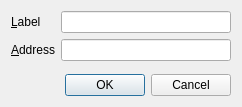
<?xml version="1.0" encoding="UTF-8"?>
<ui version="4.0">
 <class>EditAddressDialog</class>
 <widget class="QDialog" name="EditAddressDialog">
  <property name="geometry">
   <rect>
    <x>0</x>
    <y>0</y>
    <width>242</width>
    <height>107</height>
   </rect>
  </property>
  <property name="windowTitle">
   <string>Edit Address</string>
  </property>
  <layout class="QVBoxLayout" name="verticalLayout">
   <item>
    <layout class="QFormLayout" name="formLayout">
     <property name="fieldGrowthPolicy">
      <enum>QFormLayout::AllNonFixedFieldsGrow</enum>
     </property>
     <item row="0" column="0">
      <widget class="QLabel" name="label">
       <property name="text">
        <string>&amp;Label</string>
       </property>
       <property name="buddy">
        <cstring>labelEdit</cstring>
       </property>
      </widget>
     </item>
     <item row="0" column="1">
      <widget class="QLineEdit" name="labelEdit">
       <property name="toolTip">
        <string>The label associated with this address list entry</string>
       </property>
      </widget>
     </item>
     <item row="1" column="0">
      <widget class="QLabel" name="label_2">
       <property name="text">
        <string>&amp;Address</string>
       </property>
       <property name="buddy">
        <cstring>addressEdit</cstring>
       </property>
      </widget>
     </item>
     <item row="1" column="1">
      <widget class="QValidatedLineEdit" name="addressEdit">
       <property name="toolTip">
        <string>The address associated with this address list entry. This can only be modified for sending addresses.</string>
       </property>
      </widget>
     </item>
    </layout>
   </item>
   <item>
    <widget class="QDialogButtonBox" name="buttonBox">
     <property name="orientation">
      <enum>Qt::Horizontal</enum>
     </property>
     <property name="standardButtons">
      <set>QDialogButtonBox::Cancel|QDialogButtonBox::Ok</set>
     </property>
    </widget>
   </item>
  </layout>
 </widget>
 <customwidgets>
  <customwidget>
   <class>QValidatedLineEdit</class>
   <extends>QLineEdit</extends>
   <header>qt/qvalidatedlineedit.h</header>
  </customwidget>
 </customwidgets>
 <resources/>
 <connections>
  <connection>
   <sender>buttonBox</sender>
   <signal>accepted()</signal>
   <receiver>EditAddressDialog</receiver>
   <slot>accept()</slot>
   <hints>
    <hint type="sourcelabel">
     <x>20</x>
     <y>20</y>
    </hint>
    <hint type="destinationlabel">
     <x>20</x>
     <y>20</y>
    </hint>
   </hints>
  </connection>
  <connection>
   <sender>buttonBox</sender>
   <signal>rejected()</signal>
   <receiver>EditAddressDialog</receiver>
   <slot>reject()</slot>
   <hints>
    <hint type="sourcelabel">
     <x>20</x>
     <y>20</y>
    </hint>
    <hint type="destinationlabel">
     <x>20</x>
     <y>20</y>
    </hint>
   </hints>
  </connection>
 </connections>
</ui>
